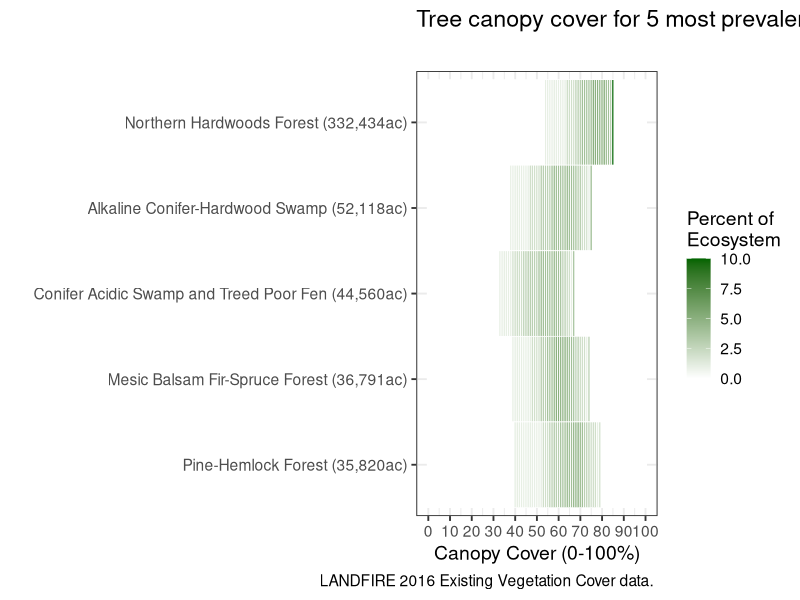

Source code (R):
## complined EVC-EVT heatmap chart

library(readr)
library(ggplot2)

evc_evt5 <- read_csv("evc_evt5.csv", col_types = cols(percent = col_number()))


# order EVTs
evc_evt5$evt  <- factor(evc_evt5$evt, levels = c("Northern Hardwoods Forest","Alkaline Conifer-Hardwood Swamp", "Conifer Acidic Swamp and Treed Poor Fen", "Mesic Balsam Fir-Spruce Forest", "Pine-Hemlock Forest"))

evc_evt5[order(evc_evt5$evt), ]

# make lables
evt_labels <- c("Pine-Hemlock Forest (35,820ac)",
                "Mesic Balsam Fir-Spruce Forest (36,791ac)",
                "Conifer Acidic Swamp and Treed Poor Fen (44,560ac)",
                "Alkaline Conifer-Hardwood Swamp (52,118ac)", 
                "Northern Hardwoods Forest (332,434ac)")



#plot
evc_th1 <-  ggplot(evc_evt5 ,aes(x=cover_percent ,y=evt ,fill=percent))+
  #add border white colour of line thickness 0.25
  geom_tile(colour="white",size=0.25)+
  # nice colors
  scale_fill_gradient(low="white", high="darkgreen") +
  scale_x_continuous(breaks = seq(from = 0, to = 100, by = 10)) +
  #remove x and y axis labels
  labs(x="Canopy Cover (0-100%)",y="")+
  #remove extra space
  scale_y_discrete(expand=c(0,0))+
  #define new breaks on x-axis
  #scale_x_discrete(breaks=c("10", "20", "30", "40", "50", "60", "70", "80", "90")) +
  #set a base size for all fonts
    theme_bw(base_size = 14) +
    #theme(legend.position = "none") +
    scale_y_discrete(limits = rev(unique(sort(evc_evt5$evt ))), labels= evt_labels,) +
    labs(title = "Tree canopy cover for 5 most prevalent ecosystems",
         subtitle = "",
         caption = "LANDFIRE 2016 Existing Vegetation Cover data. ") +
    labs(fill = "Percent of \nEcosystem")
  #theme options
  theme(
    #bold font for legend text
    legend.text=element_text(face="bold"),
    #set thickness of axis ticks
    axis.ticks=element_line(size=0.4),
    #remove plot background
    plot.background=element_blank(),
    #remove plot border
    panel.border=element_blank())+
    theme(plot.caption = element_text(hjust = 0, face= "italic"), #Default is hjust=1
          plot.title.position = "plot", #NEW parameter. Apply for subtitle too.
          plot.caption.position =  "plot")

evc_th1
